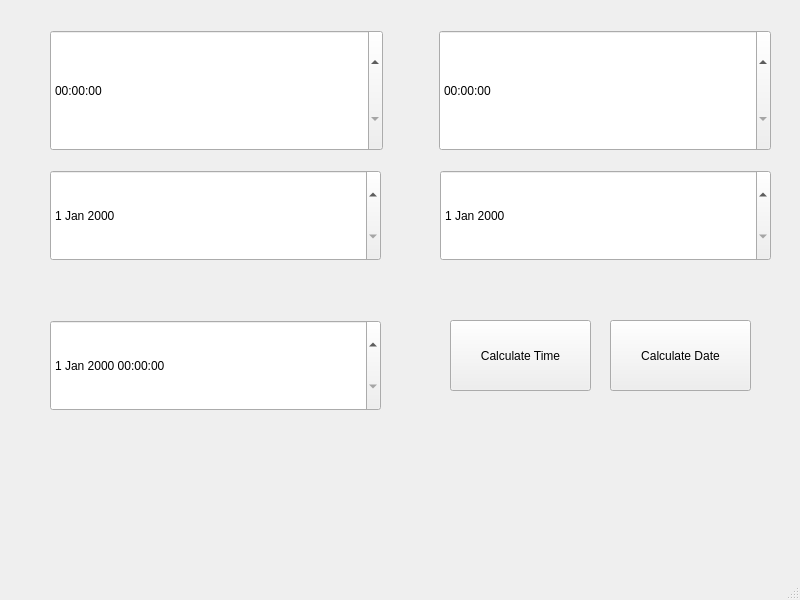
<?xml version="1.0" encoding="UTF-8"?>
<ui version="4.0">
 <class>MainWindow</class>
 <widget class="QMainWindow" name="MainWindow">
  <property name="geometry">
   <rect>
    <x>0</x>
    <y>0</y>
    <width>800</width>
    <height>600</height>
   </rect>
  </property>
  <property name="windowTitle">
   <string>MainWindow</string>
  </property>
  <widget class="QWidget" name="centralwidget">
   <widget class="QDateEdit" name="date_start">
    <property name="geometry">
     <rect>
      <x>50</x>
      <y>170</y>
      <width>331</width>
      <height>91</height>
     </rect>
    </property>
   </widget>
   <widget class="QDateTimeEdit" name="date_time">
    <property name="geometry">
     <rect>
      <x>50</x>
      <y>320</y>
      <width>331</width>
      <height>91</height>
     </rect>
    </property>
   </widget>
   <widget class="QDateEdit" name="date_finish">
    <property name="geometry">
     <rect>
      <x>440</x>
      <y>170</y>
      <width>331</width>
      <height>91</height>
     </rect>
    </property>
   </widget>
   <widget class="QPushButton" name="btn_calc_time">
    <property name="geometry">
     <rect>
      <x>450</x>
      <y>320</y>
      <width>141</width>
      <height>71</height>
     </rect>
    </property>
    <property name="text">
     <string>Calculate Time</string>
    </property>
   </widget>
   <widget class="QPushButton" name="btn_calc_date">
    <property name="geometry">
     <rect>
      <x>610</x>
      <y>320</y>
      <width>141</width>
      <height>71</height>
     </rect>
    </property>
    <property name="text">
     <string>Calculate Date</string>
    </property>
   </widget>
   <widget class="QWidget" name="">
    <property name="geometry">
     <rect>
      <x>50</x>
      <y>30</y>
      <width>721</width>
      <height>121</height>
     </rect>
    </property>
    <layout class="QHBoxLayout" name="horizontalLayout">
     <item>
      <widget class="QTimeEdit" name="time_start">
       <property name="sizePolicy">
        <sizepolicy hsizetype="Minimum" vsizetype="Preferred">
         <horstretch>0</horstretch>
         <verstretch>0</verstretch>
        </sizepolicy>
       </property>
      </widget>
     </item>
     <item>
      <spacer name="horizontalSpacer">
       <property name="orientation">
        <enum>Qt::Horizontal</enum>
       </property>
       <property name="sizeType">
        <enum>QSizePolicy::Fixed</enum>
       </property>
       <property name="sizeHint" stdset="0">
        <size>
         <width>50</width>
         <height>20</height>
        </size>
       </property>
      </spacer>
     </item>
     <item>
      <widget class="QTimeEdit" name="time_finish">
       <property name="sizePolicy">
        <sizepolicy hsizetype="Minimum" vsizetype="Preferred">
         <horstretch>0</horstretch>
         <verstretch>0</verstretch>
        </sizepolicy>
       </property>
      </widget>
     </item>
    </layout>
   </widget>
  </widget>
  <widget class="QMenuBar" name="menubar">
   <property name="geometry">
    <rect>
     <x>0</x>
     <y>0</y>
     <width>800</width>
     <height>23</height>
    </rect>
   </property>
  </widget>
  <widget class="QStatusBar" name="statusbar"/>
 </widget>
 <resources/>
 <connections/>
</ui>
